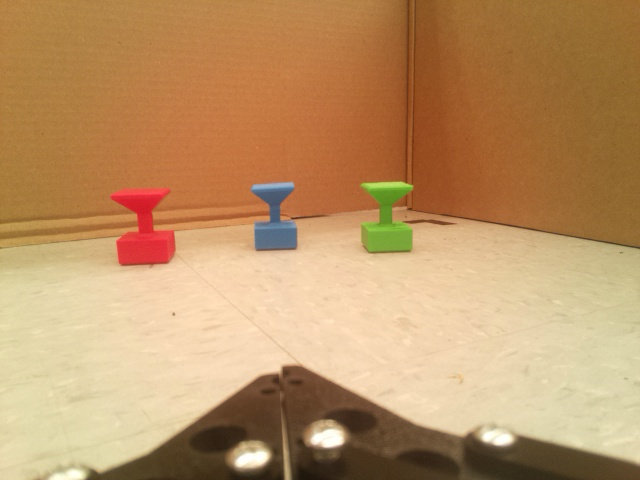
#> input picture hw9/new1.jpg, 640 x 480 px
$ jupyter execute Untitled.ipynb   (older library calls are emulated)
#> lines starting #> are read from the running program, lines starting #| are printed output that depends on the picture; after the words box and inside, x2 and y2 are one past the last pixel; in counts of white or black regions, pixels touching at a corner belong together
[cell 1]
import cv2
import numpy as np

[cell 2]
image = cv2.imread("new1.jpg")
#> image is the input picture: shape (480, 640, 3); mean B, G, R 101.9, 147.3, 187.8
# image = cv2.flip(image,-1)
cv2.imshow("image",image)

cv2.waitKey()
cv2.destroyAllWindows()

[cell 3]
image = cv2.imread("image.jpg")
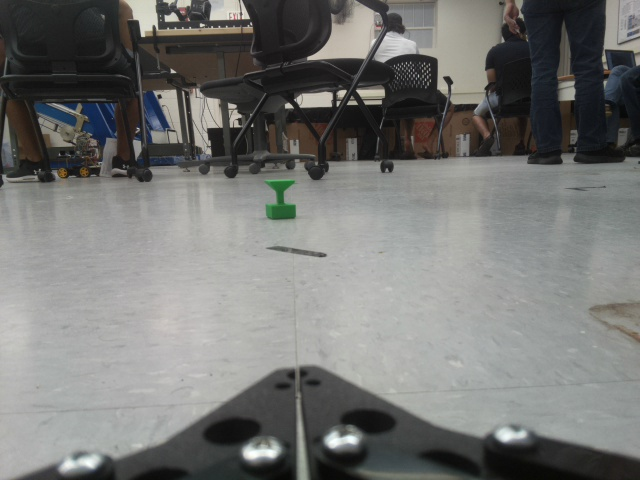
#> input picture hw9/image.jpg, 640 x 480 px
#> image is the input picture: shape (480, 640, 3); mean B, G, R 115.8, 117.9, 117.2
cv2.imshow("image",image)
#### For RED colo
# lower_red= np.array ([0,130,82])
# upper_red = np.array([5,212,245])


##### For Blue color
# lower_red= np.array ([40,150,90])
# upper_red = np.array([120,255,255])#or 130,150,200
#### For Green Color
lower_red = np.array([55,124,31])
upper_red = np.array([98,255,255])
hsv = cv2.cvtColor(image, cv2.COLOR_BGR2HSV)
#> hsv: shape (480, 640, 3); mean H, S, V 49.6, 17.3, 119.6
mask= cv2.inRange(hsv,lower_red,upper_red)
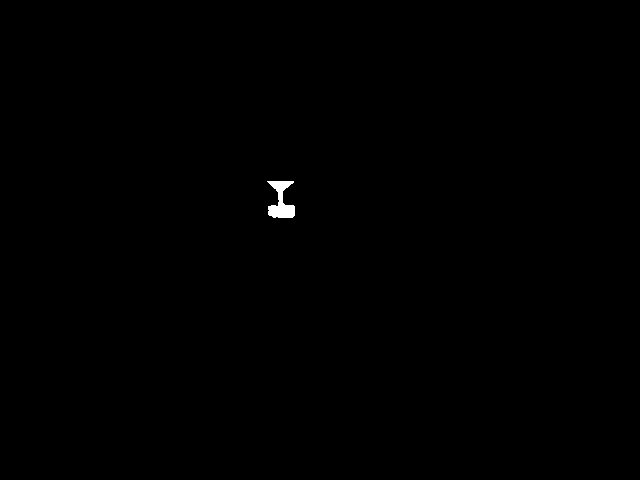
#> mask: shape (480, 640); 0.19% white; 1 white region, box (x1, y1, x2, y2) and area: (267, 181, 295, 218) 579
result=cv2.bitwise_and(hsv, hsv, mask=mask)
#> result: shape (480, 640, 3); mean H, S, V 0.1, 0.3, 0.2
blur = cv2.GaussianBlur(mask,(9,9),0)
cv2.imshow("mask",mask)
cv2.imshow("result",result)
#cv2.imwrite('hsv.jpg',hsv)
#cv2.imwrite('result.jpg',result)
cv2.drawMarker(image,(320,240),1 )
#> image: shape (480, 640, 3); 0.01% of pixels changed, all inside (x1, y1, x2, y2) = (310, 230, 331, 251)
ret,thresh = cv2.threshold(blur,127,255,0)
#> thresh: shape (480, 640); 0.19% white; 1 white region
im2, contours, hierarchy = cv2.findContours(thresh,cv2.RETR_TREE,cv2.CHAIN_APPROX_SIMPLE)
#> contours = 1 contour; box (x1, y1, x2, y2) and area: (268, 181, 295, 218) 510
cv2.drawContours(image, contours, -1, (0,0,255), 3)
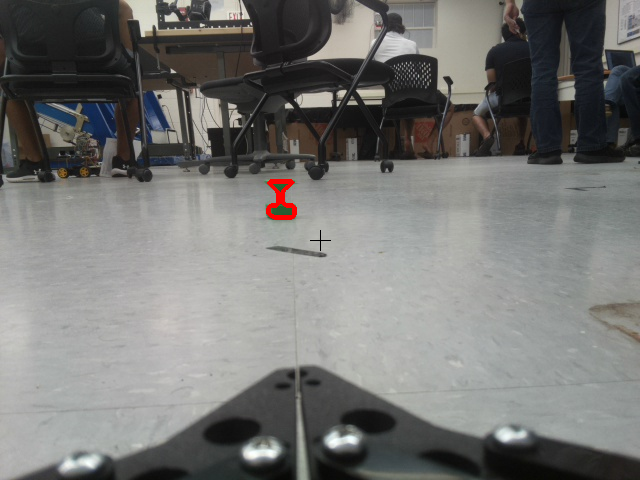
#> image: shape (480, 640, 3); mean B, G, R 115.6, 117.6, 117.6
cv2.imshow("image",image)
cv2.waitKey()
cv2.destroyAllWindows()
